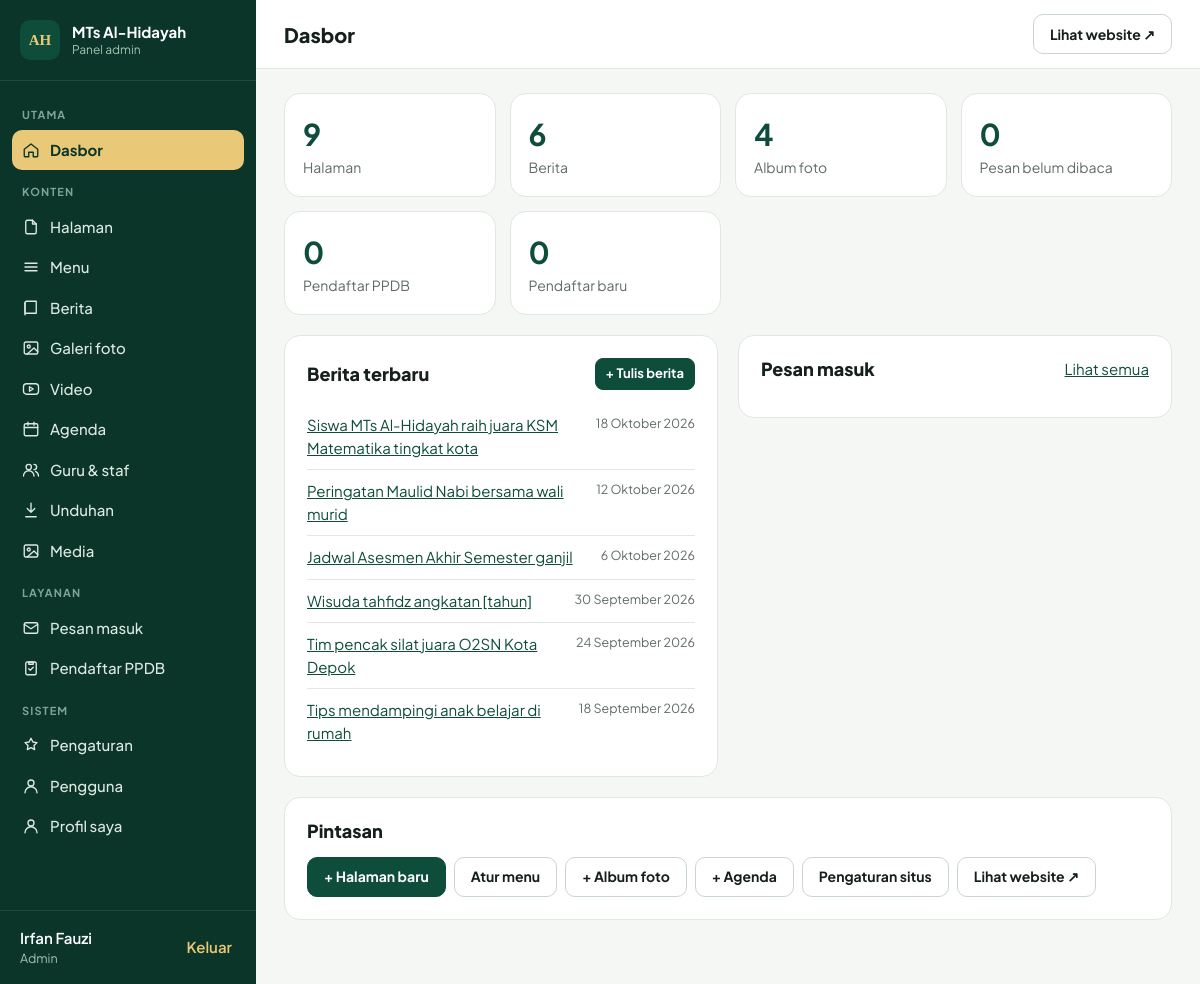
The page /admin (signed in) on the database its author committed.
### tables this page shows
CREATE TABLE users (id INTEGER PRIMARY KEY AUTOINCREMENT, name VARCHAR(255) NOT NULL, username VARCHAR(100) NOT NULL UNIQUE, password VARCHAR(255) NOT NULL, role VARCHAR(20) NOT NULL DEFAULT 'editor', created_at VARCHAR(19), last_login VARCHAR(19));

CREATE TABLE posts (id INTEGER PRIMARY KEY AUTOINCREMENT, title VARCHAR(255) NOT NULL, slug VARCHAR(191) NOT NULL UNIQUE, category_id INT NULL, cover VARCHAR(255), excerpt TEXT, body TEXT, status VARCHAR(20) NOT NULL DEFAULT 'published', featured INT NOT NULL DEFAULT 0, views INT NOT NULL DEFAULT 0, author_id INT NULL, published_at VARCHAR(19), created_at VARCHAR(19), updated_at VARCHAR(19));

### app/db.php (called while the page is built, shortened)
<?php
function db(): PDO
{
    static $pdo = null;
    if ($pdo) return $pdo;
    global $CONFIG;
    if (($CONFIG['db_driver'] ?? 'sqlite') === 'mysql') {
        $dsn = sprintf('mysql:host=%s;port=%d;dbname=%s;charset=utf8mb4',
            $CONFIG['mysql_host'], (int)($CONFIG['mysql_port'] ?? 3306), $CONFIG['mysql_database']);
        $pdo = new PDO($dsn, $CONFIG['mysql_user'], $CONFIG['mysql_password']);
    } else {
        $path = $CONFIG['sqlite_path'] ?? ROOT . '/storage/database.sqlite';
        $pdo = new PDO('sqlite:' . $path);
        $pdo->exec('PRAGMA foreign_keys = ON; PRAGMA journal_mode = WAL;');
    }
    $pdo->setAttribute(PDO::ATTR_ERRMODE, PDO::ERRMODE_EXCEPTION);
    $pdo->setAttribute(PDO::ATTR_DEFAULT_FETCH_MODE, PDO::FETCH_ASSOC);
    return $pdo;
}
function q(string $sql, array $params = []): PDOStatement
{
    $st = db()->prepare($sql);
    $st->execute($params);
    return $st;
}
function row(string $sql, array $params = []): ?array
{
    $r = q($sql, $params)->fetch();
    return $r ?: null;
}
function rows(string $sql, array $params = []): array
{
    return q($sql, $params)->fetchAll();
}
function val(string $sql, array $params = [])
{
    $v = q($sql, $params)->fetchColumn();
    return $v === false ? null : $v;
}

### app/auth.php (called while the page is built, shortened)
<?php
function current_user(): ?array
{
    static $u = false;
    if ($u === false) {
        $u = !empty($_SESSION['uid']) ? row('SELECT id, name, username, role FROM users WHERE id = ?', [$_SESSION['uid']]) : null;
    }
    return $u;
}
function is_admin(): bool
{
    return (current_user()['role'] ?? '') === 'admin';
}
function require_login(): void
{
    if (!current_user()) redirect('admin/login');
}

### app/admin.php (the view, shortened to what this page needs)
<?php
function admin_route(string $path, string $method): void
{
    $parts = $path === '' ? [] : explode('/', $path);
    $section = $parts[0] ?? '';
    $action = $parts[1] ?? '';
    $id = isset($parts[2]) ? (int)$parts[2] : 0;
    require_login();
    match ($section) {
        '' => admin_dashboard(),
        'pages' => admin_pages($action, $id, $method),
        'menus' => admin_menus($action, $id, $method),
        'posts' => admin_posts($action, $id, $method),
        'albums' => admin_albums($action, $id, $method),
        'messages' => admin_messages($action, $id, $method),
        'ppdb' => admin_ppdb($action, $id, $method),
        'media' => admin_media($action, $id, $method),
        'settings' => admin_settings($method),
        'users' => admin_users($action, $id, $method),
        'profile' => admin_profile($method),
        default => isset(crud_defs()[$section]) ? admin_crud($section, $action, $id, $method) : admin_404(),
    };
}
function admin_layout(string $title, string $content, string $active = '', array $opts = []): void
{
    view('admin/layout', ['title' => $title, 'content' => $content, 'active' => $active, 'actions' => $opts['actions'] ?? '', 'wide' => $opts['wide'] ?? false]);
}
function admin_dashboard(): void
{
    $stats = [
        ['Halaman', (int)val('SELECT COUNT(*) FROM pages'), 'admin/pages'],
        ['Berita', (int)val('SELECT COUNT(*) FROM posts'), 'admin/posts'],
        ['Album foto', (int)val('SELECT COUNT(*) FROM albums'), 'admin/albums'],
        ['Pesan belum dibaca', (int)val('SELECT COUNT(*) FROM messages WHERE is_read = 0'), 'admin/messages'],
        ['Pendaftar PPDB', (int)val('SELECT COUNT(*) FROM ppdb'), 'admin/ppdb'],
        ['Pendaftar baru', (int)val("SELECT COUNT(*) FROM ppdb WHERE status = 'baru'"), 'admin/ppdb?status=baru'],
    ];
    $h = '<div class="stat-grid">';
    foreach ($stats as [$l, $n, $u]) $h .= '<a class="stat-card" href="' . e(url($u)) . '"><strong>' . $n . '</strong><span>' . e($l) . '</span></a>';
    $h .= '</div><div class="two-col"><div class="panel"><div class="panel-head"><h2>Berita terbaru</h2><a class="btn sm" href="' . e(url('admin/posts/edit/0')) . '">+ Tulis berita</a></div><ul class="simple-list">';
    foreach (rows('SELECT id, title, status, published_at FROM posts ORDER BY created_at DESC LIMIT 6') as $p) {
        $h .= '<li><a href="' . e(url('admin/posts/edit/' . $p['id'])) . '">' . e($p['title']) . '</a><small>' . e(tgl($p['published_at'])) . ($p['status'] !== 'published' ? ' · draf' : '') . '</small></li>';
    }
    $h .= '</ul></div><div class="panel"><div class="panel-head"><h2>Pesan masuk</h2><a href="' . e(url('admin/messages')) . '">Lihat semua</a></div><ul class="simple-list">';
    $h .= '</ul></div></div><div class="panel"><h2>Pintasan</h2><div class="shortcut-row">'
        . '<a class="btn" href="' . e(url('admin/pages/new')) . '">+ Halaman baru</a>'
        . '<a class="btn ghost" href="' . e(url('admin/menus')) . '">Atur menu</a>'
        . '<a class="btn ghost" href="' . e(url('admin/albums/edit/0')) . '">+ Album foto</a>'
        . '<a class="btn ghost" href="' . e(url('admin/agenda/edit/0')) . '">+ Agenda</a>'
        . '<a class="btn ghost" href="' . e(url('admin/settings')) . '">Pengaturan situs</a>'
        . '<a class="btn ghost" href="' . e(url('')) . '" target="_blank">Lihat website ↗</a></div></div>';
    admin_layout('Dasbor', $h, 'dashboard');
}

### app/views/admin/layout.php (shortened to what this page needs)
<?php
$u = current_user();
$unread = (int)val('SELECT COUNT(*) FROM messages WHERE is_read = 0');
$newPpdb = (int)val("SELECT COUNT(*) FROM ppdb WHERE status = 'baru'");
$nav = [
    'Utama' => [['dashboard', 'Dasbor', 'admin', 'home']],
    'Konten' => [
        ['pages', 'Halaman', 'admin/pages', 'file'], ['menus', 'Menu', 'admin/menus', 'menu'], ['posts', 'Berita', 'admin/posts', 'book'],
        ['albums', 'Galeri foto', 'admin/albums', 'image'], ['videos', 'Video', 'admin/videos', 'youtube'], ['agenda', 'Agenda', 'admin/agenda', 'calendar'],
        ['staff', 'Guru & staf', 'admin/staff', 'users'], ['downloads', 'Unduhan', 'admin/downloads', 'download'], ['media', 'Media', 'admin/media', 'image'],
    ],
    'Layanan' => [['messages', 'Pesan masuk', 'admin/messages', 'mail', $unread], ['ppdb', 'Pendaftar PPDB', 'admin/ppdb', 'clipboard', $newPpdb]],
    'Sistem' => array_merge(is_admin() ? [['settings', 'Pengaturan', 'admin/settings', 'star'], ['users', 'Pengguna', 'admin/users', 'user']] : [], [['profile', 'Profil saya', 'admin/profile', 'user']]),
];
?><!doctype html>
<html lang="id">
<head>
<title><?= e($title) ?> · Admin <?= e(setting('site_name', 'MTs Al-Hidayah')) ?></title>
<link rel="stylesheet" href="<?= e(url('assets/css/admin.css')) ?>?v=1">
</head>
<body class="admin">
<aside class="side" id="side">
  <a class="side-brand" href="<?= e(url('admin')) ?>"><span class="logo-mark">AH</span><span><strong><?= e(setting('site_name', 'MTs Al-Hidayah')) ?></strong><small>Panel admin</small></span></a>
  <nav aria-label="Menu admin">
    <?php foreach ($nav as $group => $items): ?>
      <span class="side-group"><?= e($group) ?></span>
      <?php foreach ($items as $it): ?>
        <a href="<?= e(url($it[2])) ?>" class="<?= $active === $it[0] ? 'on' : '' ?>"<?= $active === $it[0] ? ' aria-current="page"' : '' ?>><?= icon($it[3]) ?><span><?= e($it[1]) ?></span></a>
      <?php endforeach ?>
    <?php endforeach ?>
  </nav>
  <div class="side-foot">
    <span><?= e($u['name']) ?><small><?= $u['role'] === 'admin' ? 'Admin' : 'Editor' ?></small></span>
    <form method="post" action="<?= e(url('admin/logout')) ?>"><?= csrf_field() ?><button class="link-btn" type="submit">Keluar</button></form>
  </div>
</aside>
<div class="main">
  <header class="topbar">
    <h1><?= e($title) ?></h1>
    <div class="top-actions"><?= $actions ?><a class="btn ghost" href="<?= e(url('')) ?>" target="_blank" rel="noopener">Lihat website ↗</a></div>
  </header>
  <div class="content<?= $wide ? ' wide' : '' ?>">
    <?= $content ?>
  </div>
</div>
</body>
</html>

### assets/css/admin.css (style rules this page uses)
:root { --green:#0E4D3A;--green-dark:#0A3528;--gold:#E9C978;--ink:#15201B;--ink2:#3D4A44;--muted:#5F6B65;--line:#E1E7E2;--soft:#F3F6F2;--soft2:#E7F0EB;--input:#C9D6CE;--danger:#B42318 }
* { box-sizing:border-box }
body { margin:0;font-family:'Plus Jakarta Sans',system-ui,sans-serif;color:var(--ink);background:#F5F7F5;font-size:15px;line-height:1.5 }
a { color:var(--green) }
h1,h2,h3 { margin:0;line-height:1.25 }
h2 { font-size:18px;font-weight:800 }
.btn { display:inline-flex;align-items:center;justify-content:center;gap:8px;min-height:40px;padding:0 16px;border-radius:10px;border:1px solid var(--green);background:var(--green);color:#fff;font:inherit;font-weight:700;font-size:14px;cursor:pointer;text-decoration:none;white-space:nowrap }
.btn.ghost { background:#fff;color:var(--ink);border-color:var(--input) }
.btn.sm { min-height:32px;padding:0 10px;font-size:13px;border-radius:8px }
.link-btn { background:none;border:0;color:var(--green);font:inherit;font-weight:600;cursor:pointer;padding:4px }
.logo-mark { width:40px;height:40px;border-radius:10px;background:var(--green);color:var(--gold);display:inline-flex;align-items:center;justify-content:center;font-family:Amiri,Georgia,serif;font-weight:700;flex:none }
.side { position:fixed;inset:0 auto 0 0;width:256px;background:var(--green-dark);color:#CFE0D7;display:flex;flex-direction:column;z-index:30 }
.side-brand { display:flex;gap:12px;align-items:center;padding:20px;color:#fff;text-decoration:none;border-bottom:1px solid #1D4A3B }
.side-brand span:last-child { display:flex;flex-direction:column;line-height:1.25 }
.side-brand small { color:#A9C2B5;font-size:12px }
.side nav { flex:1;overflow-y:auto;padding:12px }
.side-group { display:block;font-size:11px;letter-spacing:.1em;text-transform:uppercase;color:#7FA394;padding:14px 10px 6px;font-weight:700 }
.side nav a { display:flex;align-items:center;gap:10px;padding:9px 10px;border-radius:10px;color:#DCE8E1;text-decoration:none;font-weight:500 }
.side nav a.on { background:var(--gold);color:var(--green-dark);font-weight:700 }
.side-foot { padding:16px 20px;border-top:1px solid #1D4A3B;display:flex;justify-content:space-between;align-items:center;gap:8px }
.side-foot span { display:flex;flex-direction:column;color:#fff;font-weight:600 }
.side-foot small { color:#A9C2B5;font-weight:400 }
.side-foot .link-btn { color:var(--gold) }
.main { margin-left:256px;min-height:100vh }
.topbar { position:sticky;top:0;z-index:20;background:#fff;border-bottom:1px solid var(--line);display:flex;align-items:center;gap:16px;padding:14px 28px }
.topbar h1 { font-size:20px;font-weight:800;flex:1 }
.top-actions { display:flex;flex-wrap:wrap;gap:8px }
.content { padding:24px 28px 64px;max-width:1240px;display:flex;flex-direction:column;gap:20px }
.panel { background:#fff;border:1px solid var(--line);border-radius:16px;padding:22px;display:flex;flex-direction:column;gap:14px;min-width:0 }
.panel-head { display:flex;justify-content:space-between;align-items:center;gap:8px }
.two-col { display:grid;grid-template-columns:1fr 1fr;gap:20px;align-items:start }
.stat-grid { display:grid;grid-template-columns:repeat(auto-fit,minmax(170px,1fr));gap:14px }
.stat-card { background:#fff;border:1px solid var(--line);border-radius:16px;padding:18px;text-decoration:none;color:var(--ink);display:flex;flex-direction:column }
.stat-card strong { font-size:30px;color:var(--green) }
.stat-card span { color:var(--muted);font-size:14px }
.simple-list { list-style:none;margin:0;padding:0;display:flex;flex-direction:column }
.simple-list li { display:flex;justify-content:space-between;gap:12px;padding:10px 0;border-top:1px solid var(--line) }
.simple-list li:first-child { border-top:0 }
.simple-list small { color:var(--muted);white-space:nowrap }
.shortcut-row,.row-btns { display:flex;flex-wrap:wrap;gap:8px }

### rows shown on the page
users: name "Irfan Fauzi"
posts: title "Siswa MTs Al-Hidayah raih juara KSM Matematika tingkat kota", published_at "18 Oktober 2026"
posts: title "Peringatan Maulid Nabi bersama wali murid", published_at "12 Oktober 2026"
posts: title "Jadwal Asesmen Akhir Semester ganjil", published_at "6 Oktober 2026"
posts: title "Wisuda tahfidz angkatan [tahun]", published_at "30 September 2026"
posts: title "Tim pencak silat juara O2SN Kota Depok", published_at "24 September 2026"
posts: title "Tips mendampingi anak belajar di rumah", published_at "18 September 2026"

### other values the page prints
setting('site_name', 'MTs Al-Hidayah') "MTs Al-Hidayah"
$group "UTAMA"
$it[1] "Dasbor"
$group "KONTEN"
$it[1] "Halaman"
$it[1] "Menu"
$it[1] "Berita"
$it[1] "Galeri foto"
$it[1] "Video"
$it[1] "Agenda"
$it[1] "Guru & staf"
$it[1] "Unduhan"
$it[1] "Media"
$group "LAYANAN"
$it[1] "Pesan masuk"
